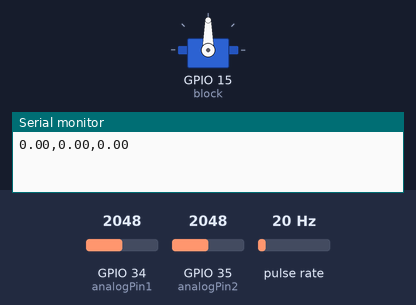
Bench run of a sketch on a simulated ESP32. Parts: servo, the last lines printed to the serial monitor. Wiring (inferred from the names in the program): pulse sensor: data GPIO 13. Inputs (shaded band) come from the test bench; at power-on: GPIO 34 (analogPin1) = 2048, GPIO 35 (analogPin2) = 2048, pulse rate 20 Hz.

Above: at 0.1 s.
At 1.1 s:
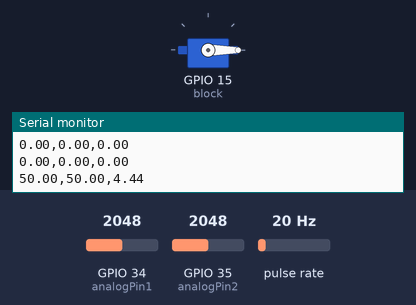
Timing chart, 0 to 2.6 s (numbered marks = the images above):
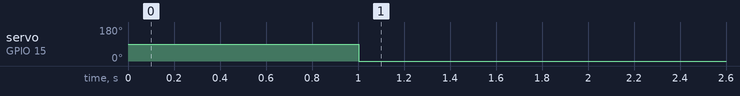

Measured:
- by itself, servo on GPIO 15 (block): 90° → 0° at 1.0 s

The sketch:

road_transmitter.ino
```cpp
#include <HardwareSerial.h>
#include <ESP32Servo.h>
#define FLOW_SENSOR_PIN 13           // Pin connected to the flow sensor
#define block 15

HardwareSerial TxSerial(1);          // Initialize HardwareSerial on UART1
const int analogPin1 = 34;           // Pin connected to analog sensor 1
const int analogPin2 = 35;           // Pin connected to analog sensor 2

// Variables for sensor values
float level1;
float level2;

// Variables for flow rate calculation
volatile byte pulseCount;            // Number of pulses from the flow sensor
float flowRate;                      // Calculated flow rate in L/min
unsigned long totalMilliLitres;      // Total flow in mL
unsigned long previousMillis;        // Last time the flow rate was calculated
const float calibrationFactor = 4.5; // Calibration factor for flow sensor (adjust based on your sensor specs)
float level_1;
float level_2;
float threshold1 = 50.00;
float threshold2 = 25.00;
String str_tresh1;
String str_tresh2;
// Define output strings
String str_lev1;
String str_lev2;
String str_flowRate;
String str_out;
Servo myservo;

// Interrupt service routine for the flow sensor
void IRAM_ATTR pulseCounter() {
  pulseCount++;
}

void setup() {
  Serial.begin(115200);                       // Start Serial for debugging
  TxSerial.begin(2400, SERIAL_8N1, 16, 17);   // Start HardwareSerial on UART1
  myservo.attach(block);
  myservo.write(90);
  pinMode(FLOW_SENSOR_PIN, INPUT_PULLUP);     // Set flow sensor pin as input
  attachInterrupt(digitalPinToInterrupt(FLOW_SENSOR_PIN), pulseCounter, FALLING);  // Attach interrupt to the flow sensor
  str_tresh1 = String(threshold1);
  str_tresh2 = String(threshold2);
  // Initialize flow rate variables
  pulseCount = 0;
  flowRate = 0.0;
  totalMilliLitres = 0;
  previousMillis = millis();
}

void loop() {
  // Calculate time interval for flow rate calculation
  unsigned long currentMillis = millis();
  if (currentMillis - previousMillis > 1000) {  // Update every 1 second
    // Read the analog values from the sensors
    level1 = analogRead(analogPin1);
    level_1 = map(level1, 0, 4095, 0, 100);
    level2 = analogRead(analogPin2);
    level_2 = map(level2, 0, 4095, 0, 100);

    // Calculate flow rate in L/min
    float pulseFrequency = pulseCount;  // Get pulse count for the last second
    pulseCount = 0;                     // Reset pulse count for next interval
    flowRate = (pulseFrequency / calibrationFactor);  // Flow rate in L/min

    // Calculate flow in milliliters and accumulate total
    float flowMilliLitres = (flowRate / 60) * 1000;
    totalMilliLitres += flowMilliLitres;

    // Update previousMillis for the next calculation interval

    previousMillis = currentMillis;

    // Convert sensor values and flow rate to strings
  }
    str_lev1 = String(level_1);
    str_lev2 = String(level_2);
    str_flowRate = String(flowRate);
    str_out = str_lev1 + "," + str_lev2 + "," + str_flowRate;

    // Transmit data
    const char* msg = str_out.c_str();
    Serial.println(msg);  // Print to Serial Monitor for debugging
    TxSerial.println(msg); // Send data over UART

    if (str_lev1 > str_tresh1 || str_lev2 > str_tresh1 || str_flowRate > str_tresh2){
      myservo.write(0);
    } else {
      myservo.write(90);
    }
  delay(100);  // Small delay to stabilize readings
}
```
